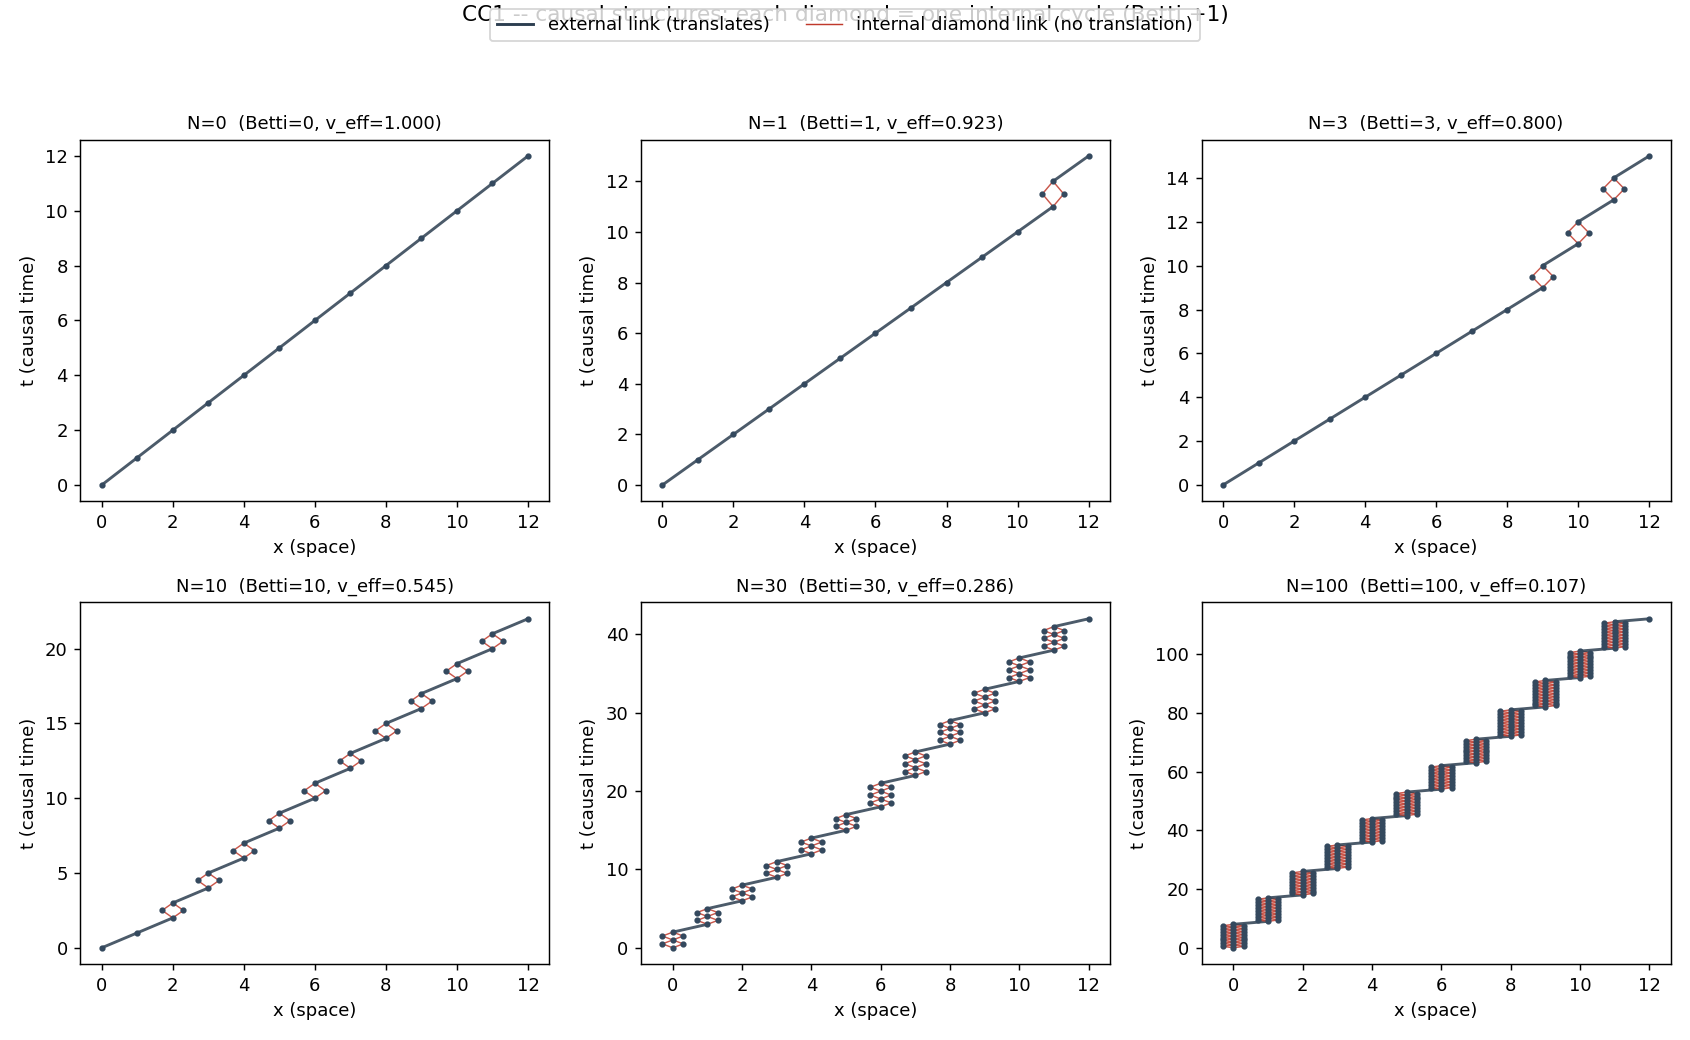

This figure's Python source:
"""CC1 -- construction of the six causal structures S0..S100.

Builds structures with controlled internal complexity N = 0, 1, 3, 10, 30, 100 and
VERIFIES, by pure counting, that
  * the first Betti number (number of internal cycles) equals N,
  * the photon (N=0) translates at the maximal speed v_eff = 1,
  * v_eff falls as 1/(1 + N/n_ext)  (more internal updates -> slower translation).

No mass, energy or force anywhere: everything here is graph topology + geometry.
Output: CC1_structures.{md,json,png} with a picture of the six structures.
"""

from __future__ import annotations

import matplotlib
matplotlib.use("Agg")
import matplotlib.pyplot as plt
import numpy as np

import complexity_core as cc


def main():
    print("=" * 70)
    print("CC1 -- SIX CAUSAL STRUCTURES WITH CONTROLLED COMPLEXITY N")
    print("=" * 70)

    rows = []
    structs = {}
    for N in cc.N_LADDER:
        s = cc.build_structure(N)
        structs[N] = s
        v = cc.v_eff(s)
        C = cc.cost_kinematic(s)
        rows.append({"N": N, "betti": s["betti"], "n_events": int(len(s["events"])),
                     "n_edges": int(len(s["edges"])),
                     "n_internal_links": int(s["internal"].sum()),
                     "v_eff": v, "cost_kinematic": C,
                     "dx_total": s["dx_total"], "dt_total": s["dt_total"]})
        print(f"  N={N:4d}: Betti={s['betti']:4d}  V={len(s['events']):4d}  "
              f"E={len(s['edges']):4d}  v_eff={v:.4f}  C={C:.4f}")

    betti_ok = all(r["betti"] == r["N"] for r in rows)
    photon_ok = abs(structs[0]["dx_total"] / structs[0]["dt_total"] - 1.0) < 1e-12
    monotone = all(rows[i]["v_eff"] > rows[i + 1]["v_eff"] for i in range(len(rows) - 1))

    verdict = "CONSTRUIDO" if (betti_ok and photon_ok and monotone) else "FALHA"
    print("-" * 70)
    print(f"  Betti == N for all six : {betti_ok}")
    print(f"  v_eff(N=0) == 1        : {photon_ok}")
    print(f"  v_eff strictly decreasing in N : {monotone}")
    print(f"VERDICT CC1: {verdict}")

    _figure(structs)

    out = {"ladder": cc.N_LADDER, "rows": rows,
           "betti_equals_N": betti_ok, "photon_v_is_1": photon_ok,
           "v_eff_monotone_decreasing": monotone, "verdict": verdict,
           "note": ("Structures are built by construction (topology), not emergence. "
                    "Betti=N and v_eff(0)=1 are exact; v_eff=1/(1+N/n_ext).")}
    cc.save_json("CC1_structures", out)
    _write_md(rows, betti_ok, photon_ok, monotone, verdict)
    return out


def _figure(structs):
    fig, axes = plt.subplots(2, 3, figsize=(13, 8))
    for ax, N in zip(axes.ravel(), cc.N_LADDER):
        s = structs[N]
        ev, edges, internal = s["events"], s["edges"], s["internal"]
        for (i, j), is_int in zip(edges, internal):
            col = "#c0392b" if is_int else "#2c3e50"
            lw = 0.8 if is_int else 1.6
            ax.plot([ev[i, 1], ev[j, 1]], [ev[i, 0], ev[j, 0]],
                    color=col, lw=lw, alpha=0.85, zorder=1)
        ax.scatter(ev[:, 1], ev[:, 0], s=6, color="#34495e", zorder=2)
        ax.set_title(f"N={N}  (Betti={s['betti']}, v_eff={cc.v_eff(s):.3f})",
                     fontsize=10)
        ax.set_xlabel("x (space)")
        ax.set_ylabel("t (causal time)")
    handles = [plt.Line2D([], [], color="#2c3e50", lw=1.6, label="external link (translates)"),
               plt.Line2D([], [], color="#c0392b", lw=0.8, label="internal diamond link (no translation)")]
    fig.legend(handles=handles, loc="upper center", ncol=2, fontsize=10,
               bbox_to_anchor=(0.5, 1.0))
    fig.suptitle("CC1 -- causal structures: each diamond = one internal cycle (Betti +1)",
                 y=0.995, fontsize=12)
    fig.tight_layout(rect=[0, 0, 1, 0.95])
    fig.savefig(cc.OUTDIR / "CC1_structures.png", dpi=130)
    plt.close(fig)


def _write_md(rows, betti_ok, photon_ok, monotone, verdict):
    lines = [
        "# CC1 -- Construção das estruturas causais",
        "",
        "Seis estruturas com complexidade interna controlada N = 0, 1, 3, 10, 30, 100.",
        "Cada *diamante* (split -> dois ramos espaciais -> merge) é um ciclo interno",
        "que avança o tempo causal mas devolve o centróide ao mesmo x (Betti += 1).",
        "Tudo aqui é topologia de grafo + geometria; nenhuma massa, energia ou força.",
        "",
        "| N | Betti | V (eventos) | E (links) | links internos | v_eff | C(N)=Δt/Δx |",
        "|---|-------|-------------|-----------|----------------|-------|------------|",
    ]
    for r in rows:
        lines.append(f"| {r['N']} | {r['betti']} | {r['n_events']} | {r['n_edges']} | "
                     f"{r['n_internal_links']} | {r['v_eff']:.4f} | {r['cost_kinematic']:.4f} |")
    lines += [
        "",
        "## Verificações",
        "",
        f"- **Betti == N** para as seis estruturas: **{betti_ok}**",
        f"- **v_eff(N=0) == 1** (fóton à velocidade máxima): **{photon_ok}**",
        f"- **v_eff estritamente decrescente em N**: **{monotone}**",
        "",
        f"## VERDICT CC1: {verdict}",
        "",
        "A construção topológica é bem-definida e controlável: o número de ciclos",
        "internos é exatamente N e o fóton (N=0) propaga a v=1. `v_eff = 1/(1+N/n_ext)`",
        "→ para N grande, v_eff ∝ 1/N, confirmando a imagem original *“velocidade",
        "efetiva = c/N”*. Estes fatos são **exatos por construção** — não emergentes.",
        "O conteúdo empírico (proper time, Lorentz, conservação, gravidade) é testado",
        "em CC2–CC5.",
        "",
        "![estruturas](CC1_structures.png)",
        "",
    ]
    (cc.OUTDIR / "CC1_structures.md").write_text("\n".join(lines), encoding="utf-8")


if __name__ == "__main__":
    main()
